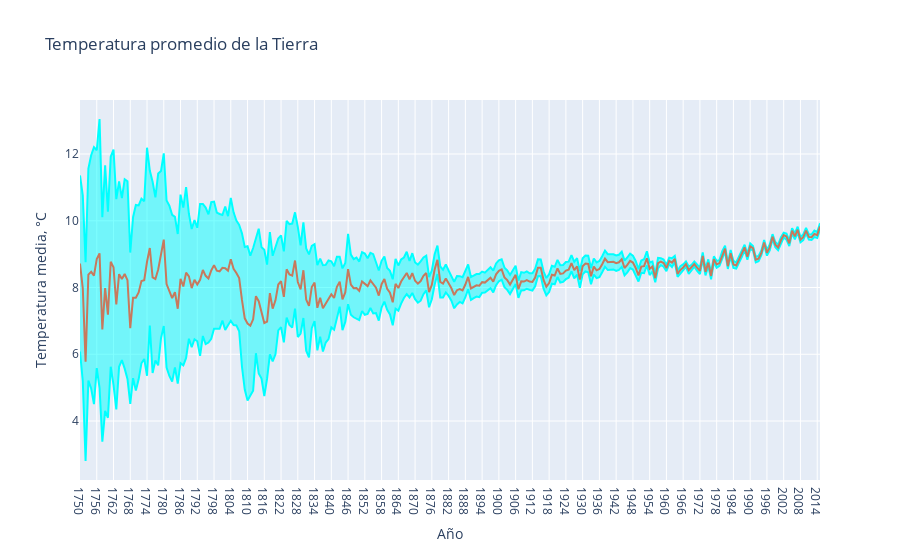

Write notebook code for a chart like this one.
### Markdown cell above
**Leamos los datos del archivo "GlobalTemperatures.csv", que tiene la temperatura mensual de la Tierra, y grafiquémosla**.

### Code cell
global_temp = pd.read_csv('data/GlobalTemperatures.csv')

# Extraer el año de una fecha
years = np.unique(global_temp['dt'].apply(lambda x: x[:4]))
mean_temp_world = []
mean_temp_world_uncertainty = []

for year in years:
    mean_temp_world.append(global_temp[global_temp['dt'].apply(
        lambda x: x[:4]) == year]['LandAverageTemperature'].mean())
    mean_temp_world_uncertainty.append(global_temp[global_temp['dt'].apply(
                lambda x: x[:4]) == year]['LandAverageTemperatureUncertainty'].mean())

trace0 = go.Scatter(
    x = years, 
    y = np.array(mean_temp_world) + np.array(mean_temp_world_uncertainty),
    fill= None,
    mode='lines',
    name='max',
    line=dict(
        color='rgb(0, 255, 255)',
    )
)
trace1 = go.Scatter(
    x = years, 
    y = np.array(mean_temp_world) - np.array(mean_temp_world_uncertainty),
    fill='tonexty',
    mode='lines',
    name='min',
    line=dict(
        color='rgb(0, 255, 255)',
    )
)

trace2 = go.Scatter(
    x = years, 
    y = mean_temp_world,
    name='Temperatura media',
    line=dict(
        color='rgb(199, 121, 093)',
    )
)
data = [trace0, trace1, trace2]

layout = go.Layout(
    xaxis=dict(title='Año'),
    yaxis=dict(title='Temperatura media, °C'),
    title='Temperatura promedio de la Tierra',
    showlegend = False)

fig = go.Figure(data=data, layout=layout)
py.iplot(fig)

### Figure 1 — Plotly figure (JSON) as saved in the notebook; plotly's stock layout.template omitted (floating-point values rounded to 4 significant figures; data arrays with more than 128 entries replaced by an {"elided": "..."} marker saying what was removed)
{"data": [{"line": {"color": "rgb(0, 255, 255)"}, "mode": "lines", "name": "max", "type": "scatter", "x": {"elided": "266 str values"}, "y": {"elided": "266 float values"}}, {"fill": "tonexty", "line": {"color": "rgb(0, 255, 255)"}, "mode": "lines", "name": "min", "type": "scatter", "x": {"elided": "266 str values"}, "y": {"elided": "266 float values"}}, {"line": {"color": "rgb(199, 121, 093)"}, "name": "Temperatura media", "type": "scatter", "x": {"elided": "266 str values"}, "y": {"elided": "266 float values"}}], "layout": {"autosize": true, "showlegend": false, "title": {"text": "Temperatura promedio de la Tierra"}, "xaxis": {"autorange": true, "range": [0, 265], "title": {"text": "Año"}, "type": "category"}, "yaxis": {"autorange": true, "range": [2.234, 13.62], "title": {"text": "Temperatura media, °C"}, "type": "linear"}}}
